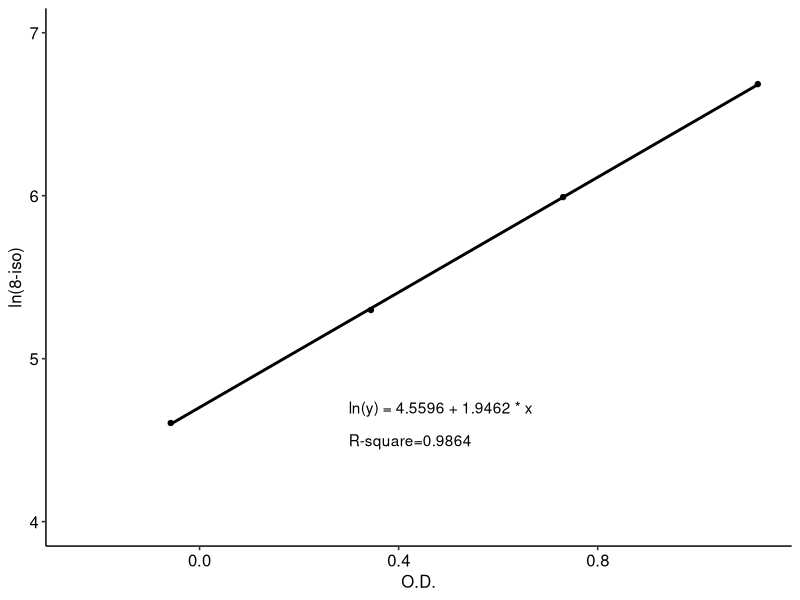
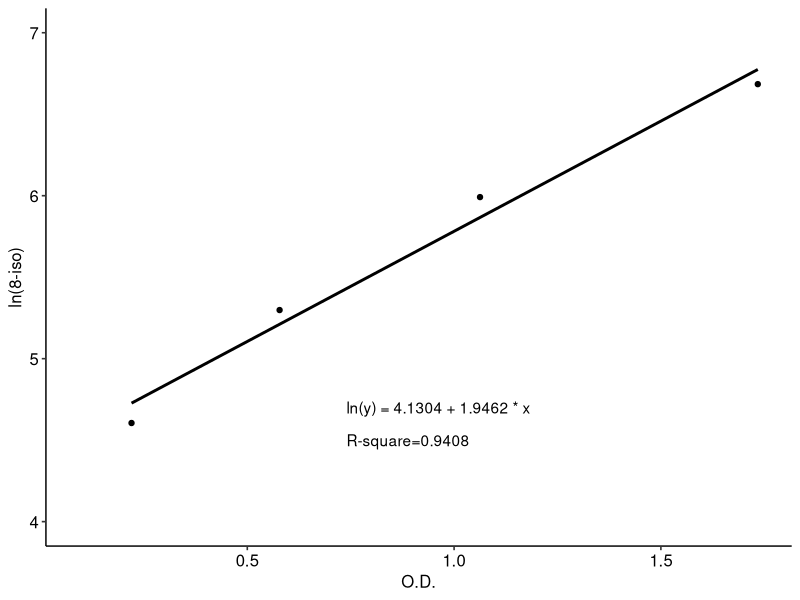

The R script that drew these images, in order:
# 功能：拟合标准曲线，计算各样品8-iso浓度
# 输出：
# 1. 标准曲线图（包括回归方程及拟合优度），result文件夹下的std_curve_xxx.jpg
# 2. 各实验对象尿样的8-iso浓度表（包括三个小组全部样品），data文件夹下的biomarker.csv

library(tidyverse)
library(ggpubr)

# PART0 原始数据
## 标准管浓度
c_std = c(800, 400, 200, 100, 50)

## 标准管吸光度
abs_std_group_B = c(1.787,1.1154,0.6308,0.2728,0.1478)
abs_std_group_AC = c(1.589, 1.1978, 0.8116, 0.4093, 0.2267)

## 空白管吸光度
abs_blank_group_B = 0.0527
abs_blank_group_AC = 0.4673

# PART1 拟合标准曲线
## 按照说明书，以吸光度O.D.值为X轴，标准品浓度的自然对数为Y轴，拟合标准曲线
x_B = abs_std_group_B - abs_blank_group_B
x_AC = abs_std_group_AC - abs_blank_group_AC
fit_B = lm(log(c_std)~x_B) %>% summary()
fit_AC = lm(log(c_std)~x_AC) %>% summary()

## 绘制标准曲线并保存，注意拟合方程及绘图的Y轴是对数值
### 如下绘制AC两组的标准曲线
plot_AC = ggplot() + 
  geom_point(aes(x=x_AC, y=log(c_std))) + 
  geom_smooth(aes(x=x_AC, y=log(c_std)), method="lm", se=F, color="black") + 
  geom_text(aes(hjust=0, x=0.3, y=4.5, label=paste0("R-square=", round(fit_AC$r.squared*10000)/10000))) + 
  geom_text(aes(hjust=0, x=0.3, y=4.7, label=paste0("ln(y) = ", round(fit_AC$coefficients[1]*10000)/10000, " + ", round(fit_AC$coefficients[2]*10000)/10000, " * x"
  ))) + 
  xlab("O.D.") + 
  ylab("ln(8-iso)") + 
  ylim(c(4,7)) +
  theme_pubr()

### 如下绘制B组的标准曲线
plot_B = ggplot() + 
  geom_point(aes(x=x_B, y=log(c_std))) + 
  geom_smooth(aes(x=x_B, y=log(c_std)), method="lm", se=F, color="black") + 
  geom_text(aes(hjust=0, x=0.74, y=4.5, label=paste0("R-square=", round(fit_B$r.squared*10000)/10000))) + 
  geom_text(aes(hjust=0, x=0.74, y=4.7, label=paste0("ln(y) = ", round(fit_B$coefficients[1]*10000)/10000, " + ", round(fit_AC$coefficients[2]*10000)/10000, " * x"
  ))) + 
  xlab("O.D.") + 
  ylab("ln(8-iso)") + 
  ylim(c(4,7)) +
  theme_pubr()

### 保存绘图结果
ggsave("result/std_curve_AC.jpg", width=4, height=3, plot=plot_AC)
ggsave("result/std_curve_B.jpg", width=4, height=3, plot=plot_B)

# PART3 根据标准曲线，计算样品浓度
## 分别读取AC组、B组样品样品吸光度原始数据
raw_AC = read_csv("data/raw_8isoprostane_group_AC.csv")
raw_B = read_csv("data/raw_8isoprostane_group_B.csv")

## 计算样品中8-iso浓度
raw_AC$PGF = exp(raw_AC$OD * fit_AC$coefficients[2] + fit_AC$coefficients[1])
raw_B$PGF = exp(raw_B$OD * fit_B$coefficients[2] + fit_B$coefficients[1])

## 合并两张数据表
df = bind_rows(raw_AC, raw_B)
df$OD = NULL

## 保存计算结果，所有人（包括ABC三组）的8-iso浓度都在biomarker.csv表里
write_csv(df, "data/biomaker.csv")